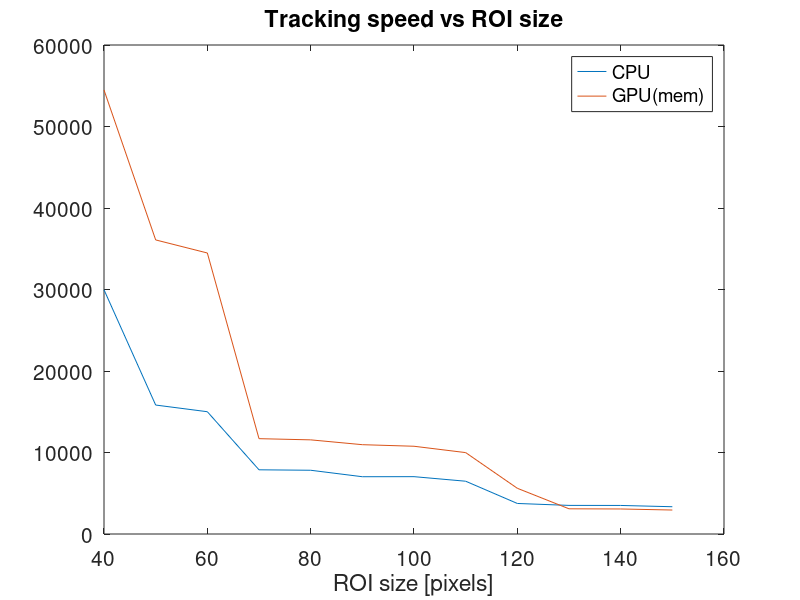

This chart was generated by the following MATLAB code:
function plot_speeds()
    s690=dlmread('speeds-geforce690.txt');
    s560=dlmread('speeds-geforce560.txt');
    s570=dlmread('speeds-geforce570.txt');
    
    %s = [ s690(:,[1 3]) s560(:,3) s570(:,3) ];
    s = s570(:,[1 2]);

    figure();
    x = 40 + ((0:11)*10);
    plot(x,s);
    set(gca,'FontSize', 15);
    title('Tracking speed vs ROI size');
    xlabel('ROI size [pixels]');
    
    %legend( '12 core CPU', 'Geforce 690', 'Geforce 560', '4 core cpu', 'Geforce 560 (bad parallel code)');
    legend( 'CPU', 'GPU(mem)' );
